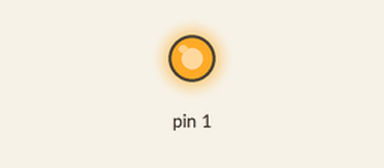
Recording of a sketch running on a simulated Arduino Uno, built with avr-gcc and run on an emulated ATmega328P. Parts: output pins drawn as LEDs (lit = HIGH).

Above: at 0.05 s.
At 23.9 s:
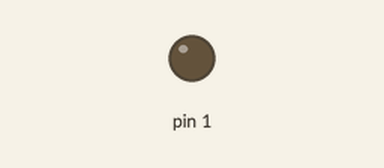
Timing chart, 0 to 53.8 s (numbered marks = the images above):
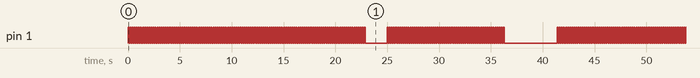

The sketch:

challenge5.ino
```cpp
void setup() {
  pinMode(1, OUTPUT);
}

void loop() {
  // Count the LED flashes for the first byte (MSB)
  for (int i = 0; i < 115; i++ ) {
    digitalWrite(1, HIGH);
    delay(100);
    digitalWrite(1, LOW);
    delay(100);
  }

  delay(2000);

  // Count the LED flashes for the second byte (LSB)
  for (int i = 0; i < 57; i++ ) {
    digitalWrite(1, HIGH);
    delay(100);
    digitalWrite(1, LOW);
    delay(100);
  }

  delay(5000);
}
```

Measured:
- by itself, pin 1: moves between LOW and HIGH, repeating every 41.4 s
